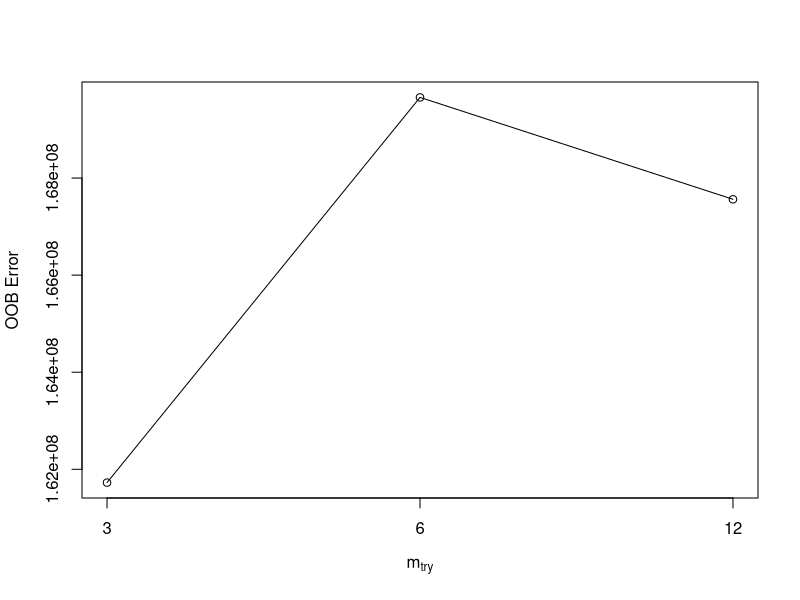
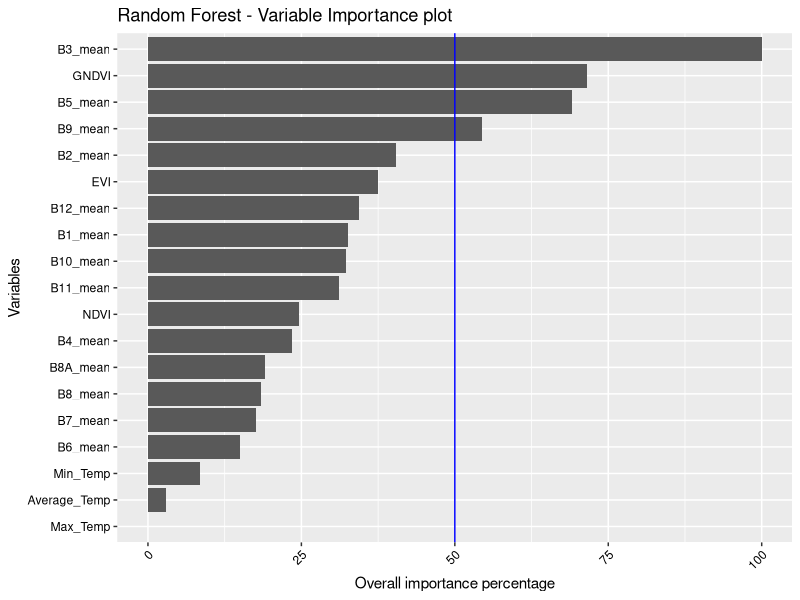

R code for these plots, in order: (Note: this script raises an error after producing the figures.)
# Load packages
# https://www.machinelearningplus.com/machine-learning/caret-package/
# https://www.youtube.com/watch?v=fSytzGwwBVw
library(randomForest)
library(tidyverse)
library(mlbench)
library(ggplot2)
library(caret)

# Set the folder location
#setwd('~/Dropbox/RS Project/RSSTARTUP_repo/Product_Development/Yield_forcasting_R/Innovation_laboratory_EAGLE')
setwd('/home/diego/GITHUP_REPO/Innovation_laboratory_EAGLE')

# Import dataset
# The dataset used is summary_fn.csv, which was clean but the original one
# is summary.csv
Field_Carmen <- read.csv('./Original_data/summary_fn.csv')

# Structure of the dataframe
str(Field_Carmen)

# See top 6 rows and 10 columns
head(Field_Carmen[, 1:10])

# Split the data into training and test set
set.seed(123)
training.samples <- Field_Carmen$Kg_He %>%
  createDataPartition(p = 0.75, list = FALSE)

train.data  <- Field_Carmen[training.samples, ]
test.data <- Field_Carmen[-training.samples, ]

# Algorithm Tune (tuneRF)
# https://machinelearningmastery.com/tune-machine-learning-algorithms-in-r/
dataset <- Field_Carmen
x <- dataset[,2:20]
y <- dataset[,1]

set.seed(123)
bestmtry <- tuneRF(x, y, stepFactor=0.5, improve=0.05, ntree=1000)
print(bestmtry)

################################################################################
# It is because, one of your dependent variables has NA for Coefficients given as
# output by the lm(..) function. Such a variable is making no difference to the 
# model, often due to multicollinearity problem ie, that predictor variable is 
# linearly dependent on other predictor variables OR because, that predictor 
# variable is constant for all the records(rows). The best thing to do is to drop
# that variable from the formula in lm(..) function and do the regression again.
################################################################################

# RandomForest
# https://topepo.github.io/caret/train-models-by-tag.html#random-forest
# https://stats.stackexchange.com/questions/348245/do-we-have-to-tune-the-number-of-trees-in-a-random-forest
# https://stats.stackexchange.com/questions/50210/caret-and-randomforest-number-of-trees

# Define training control
set.seed(234)

# http://www.sthda.com/english/articles/38-regression-model-validation/157-cross-validation-essentials-in-r/
# Leave one out cross validation - LOOCV
train.control <- trainControl(method = "LOOCV")

# cross-validation
#train.control <- trainControl(method = "cv", number = 5)

# Train the model
model <- train(Kg_He ~., data = Field_Carmen, 
               method = "rf",
               ntree = 1000,
               trControl = train.control,
               tuneGrid = data.frame(mtry = 12))

# Summarize the results
print(model)

# Make predictions and compute the R2, RMSE and MAE
predictions <- model %>% predict(test.data, na.action=na.omit)

predictions

data.frame( R2 = R2(predictions, test.data$Kg_He),
            # RMSE will be expressed in kilograms
            RMSE = RMSE(predictions, test.data$Kg_He),
            MAE = MAE(predictions, test.data$Kg_He))

# The RMSE and the MAE are measured in the same scale as the outcome variable. 
# Dividing the RMSE by the average value of the outcome variable will give you 
# the prediction error rate, which should be as small as possible:
RMSE(predictions, test.data$Kg_He)/mean(test.data$Kg_He)

# Building data for confusion matrix of the model
#pred <- factor(unname(predictions))
#true_value <- factor(test.data$Kg_He)

#my_data1 <- data.frame(data = pred, type = "prediction")
#my_data2 <- data.frame(data = true_value, type = "real")
#my_data3 <- rbind(my_data1,my_data2)

#identical(levels(my_data3[my_data3$type == "prediction",1]) , levels(my_data3[my_data3$type == "real",1]))

# See the confusion matrix of the model in the test set
#confusionMatrix(my_data3[my_data3$type == "prediction",1], my_data3[my_data3$type == "real",1])

# variable importance
gbmImp <- varImp(model, scale = T)
gbmImp

# Save boxplot as .png
png(file = './Plots/Variable_Importance_rforest.png', units = "px",
    width = 1200, height = 700)
#plot(gbmImp, top = 19, main = "Random Forest - Variable Importance plot")

nrow(varImp(model)$importance) #34 variables extracted

p <- varImp(model)$importance %>% 
  as.data.frame() %>%
  rownames_to_column() %>%
  arrange(Overall) %>%
  mutate(rowname = forcats::fct_inorder(rowname)) %>%
  ggplot() +
  geom_col(aes(x = rowname, y = Overall)) +
  coord_flip() +
  labs(title = "Random Forest - Variable Importance plot") +
  geom_hline(yintercept = 50, color = "blue", size=0.5) +
  ylab('Overall importance percentage') + xlab('Variables') + 
  theme(axis.text.x = element_text(angle = 45, hjust = 1, colour = "black")) +
  theme(axis.text.y = element_text(hjust = 1, colour = "black"))

plot(p)

dev.off()

################################################################################
# Conditional Random Forests
# Define training control
set.seed(234)

# http://www.sthda.com/english/articles/38-regression-model-validation/157-cross-validation-essentials-in-r/
# Leave one out cross validation - LOOCV
train.control <- trainControl(method = "LOOCV")

# cross-validation
#train.control <- trainControl(method = "cv", number = 5)

# Train the model
model <- train(Kg_He ~., data = Field_Carmen, 
               method = "cforest",
               trControl = train.control,
               tuneGrid = data.frame(mtry = 12))

# Summarize the results
print(model)

# Make predictions and compute the R2, RMSE and MAE
predictions <- model %>% predict(test.data, na.action=na.omit)

predictions

data.frame( R2 = R2(predictions, test.data$Kg_He),
            # RMSE will be expressed in kilograms
            RMSE = RMSE(predictions, test.data$Kg_He),
            MAE = MAE(predictions, test.data$Kg_He))

# The RMSE and the MAE are measured in the same scale as the outcome variable. 
# Dividing the RMSE by the average value of the outcome variable will give you 
# the prediction error rate, which should be as small as possible:
RMSE(predictions, test.data$Kg_He)/mean(test.data$Kg_He)

# Building data for confusion matrix of the model
#pred <- factor(unname(predictions))
#true_value <- factor(test.data$Kg_He)

#my_data1 <- data.frame(data = pred, type = "prediction")
#my_data2 <- data.frame(data = true_value, type = "real")
#my_data3 <- rbind(my_data1,my_data2)

#identical(levels(my_data3[my_data3$type == "prediction",1]) , levels(my_data3[my_data3$type == "real",1]))

# See the confusion matrix of the model in the test set
#confusionMatrix(my_data3[my_data3$type == "prediction",1], my_data3[my_data3$type == "real",1])

# variable importance
gbmImp <- varImp(model, scale = T)
gbmImp

# Save boxplot as .png
png(file = './Plots/Variable_Importance_cforest.png', units = "px",
    width = 1200, height = 700)
#plot(gbmImp, top = 19, main = "Conditional Random Forests - Variable Importance plot")

nrow(varImp(model)$importance) #34 variables extracted

p <- varImp(model)$importance %>% 
  as.data.frame() %>%
  rownames_to_column() %>%
  arrange(Overall) %>%
  mutate(rowname = forcats::fct_inorder(rowname)) %>%
  ggplot() +
  geom_col(aes(x = rowname, y = Overall)) +
  coord_flip() +
  labs(title = "Conditional Random Forests - Variable Importance plot") +
  geom_hline(yintercept = 50, color = "blue", size=0.5) +
  ylab('Overall importance percentage') + xlab('Variables') + 
  theme(axis.text.x = element_text(angle = 45, hjust = 1, colour = "black")) +
  theme(axis.text.y = element_text(hjust = 1, colour = "black"))

plot(p)

dev.off()
